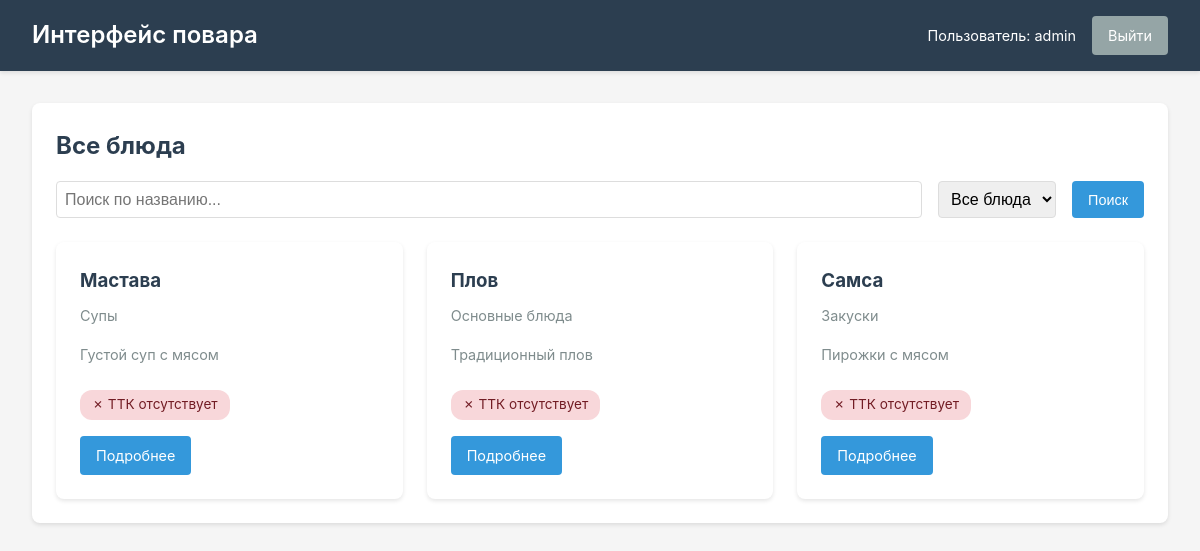
The page /chef/ (signed in) on the database its author committed.
### core/models.py (models this page shows, shortened)
class MenuItem(models.Model):
    name = models.CharField(max_length=255, verbose_name='Название (базовое)')
    description = models.TextField(blank=True, null=True, verbose_name='Описание (базовое)', help_text='Поддерживает HTML')
    category = models.CharField(max_length=100, verbose_name='Категория (базовая)')
    price = models.DecimalField(max_digits=10, decimal_places=2, blank=True, null=True, verbose_name='Цена')
    image = models.URLField(max_length=500, blank=True, null=True, verbose_name='Изображение')
    order = models.IntegerField(default=0, validators=[MinValueValidator(0)], verbose_name='Порядок')
    active = models.BooleanField(default=True, verbose_name='Активно')
    related_stories = models.ManyToManyField('Story', blank=True, related_name='menu_items', verbose_name='Связанные истории')
    created_at = models.DateTimeField(auto_now_add=True)
    updated_at = models.DateTimeField(auto_now=True)
    class Meta:
        db_table = 'menu_items'
        verbose_name = 'Блюдо'
        verbose_name_plural = 'Блюда'
        ordering = ['order', 'name']
        indexes = [
            models.Index(fields=['category']),
            models.Index(fields=['active']),
            models.Index(fields=['order']),
        ]

### core/views.py (the view)
# urls.py: path('', views.chef_dashboard, name='dashboard'),
@login_required
def chef_dashboard(request):
    dishes = MenuItem.objects.all().select_related('ttk').prefetch_related('translations')
    search_query = request.GET.get('search', '')
    if search_query:
        dishes = dishes.filter(
            Q(name__icontains=search_query) |
            Q(translations__name__icontains=search_query)
        ).distinct()
    ttk_filter = request.GET.get('ttk_filter', 'all')
    if ttk_filter == 'with_ttk':
        dishes = dishes.filter(ttk__isnull=False, ttk__active=True)
    elif ttk_filter == 'without_ttk':
        dishes = dishes.filter(ttk__isnull=True)
    dishes = dishes.order_by('name')
    context = {
        'dishes': dishes,
        'search_query': search_query,
        'ttk_filter': ttk_filter,
        'user': request.user,
    }
    return render(request, 'chef/dashboard.html', context)

### core/templates/chef/dashboard.html (shortened to what this page needs)
{% extends "chef/base.html" %}
{% block content %}
<div class="card">
    <h2>Все блюда</h2>
    <form method="get" action="{% url 'chef:dashboard' %}" class="search-form">
        <input type="text" name="search" placeholder="Поиск по названию..."
               value="{{ search_query }}" style="flex: 1;">
        <select name="ttk_filter">
            <option value="all" {% if ttk_filter == 'all' %}selected{% endif %}>Все блюда</option>
        </select>
        <button type="submit" class="btn">Поиск</button>
    </form>
    {% if dishes %}
    <div class="dish-grid">
        {% for dish in dishes %}
        <div class="dish-card">
            <h3>{{ dish.name }}</h3>
            <div class="category">{{ dish.category }}</div>
            {% if dish.description %}
            <p style="color: #7f8c8d; font-size: 0.9rem; margin-bottom: 1rem;">{{ dish.description|truncatewords:15 }}</p>
            {% endif %}
            {% if dish.ttk and dish.ttk.active %}
            <span class="ttk-badge has-ttk">✓ ТТК доступна</span>
            <div style="margin-top: 1rem;">
                <a href="{% url 'chef:dish_detail' dish.id %}" class="btn">Подробнее</a>
                <a href="{% url 'chef:ttk_view' dish.id %}" class="btn" style="margin-left: 0.5rem;">Просмотр ТТК</a>
            </div>
            {% else %}
            <span class="ttk-badge no-ttk">✗ ТТК отсутствует</span>
            <div style="margin-top: 1rem;">
                <a href="{% url 'chef:dish_detail' dish.id %}" class="btn">Подробнее</a>
            </div>
            {% endif %}
        </div>
        {% endfor %}
    </div>
    {% else %}
    <div class="card">
        <p>Блюда не найдены.</p>
    </div>
    {% endif %}
</div>
{% endblock %}

### core/templates/chef/base.html (shortened to what this page needs)
<!DOCTYPE html>
<html lang="ru">
<head>
</head>
<body>
    <header class="header">
        <div class="header-content">
            <h1>{% block header_title %}Интерфейс повара{% endblock %}</h1>
            {% if user.is_authenticated %}
            <div class="header-user">
                <span>Пользователь: {{ user.username }}</span>
                <a href="{% url 'chef:logout' %}" class="btn btn-secondary">Выйти</a>
            </div>
            {% endif %}
        </div>
    </header>
    <div class="container">
        {% block content %}{% endblock %}
    </div>
</body>
</html>

### core/templates/chef/base.html (style rules this page uses)
* { margin: 0; padding: 0; box-sizing: border-box; }
body { font-family: -apple-system, BlinkMacSystemFont, 'Segoe UI', Roboto, 'Helvetica Neue', Arial, sans-serif; background-color: #f5f5f5; color: #333; line-height: 1.6; }
.header { background-color: #2c3e50; color: white; padding: 1rem 2rem; box-shadow: 0 2px 4px rgba(0,0,0,0.1); }
.header-content { max-width: 1200px; margin: 0 auto; display: flex; justify-content: space-between; align-items: center; }
.header h1 { font-size: 1.5rem; font-weight: 600; }
.header-user { display: flex; align-items: center; gap: 1rem; }
.header-user span { font-size: 0.9rem; }
.btn { display: inline-block; padding: 0.5rem 1rem; background-color: #3498db; color: white; text-decoration: none; border-radius: 4px; border: none; cursor: pointer; font-size: 0.9rem; transition: background-color 0.3s; }
.btn-secondary { background-color: #95a5a6; }
.container { max-width: 1200px; margin: 2rem auto; padding: 0 2rem; }
.card { background: white; border-radius: 8px; padding: 1.5rem; margin-bottom: 1rem; box-shadow: 0 2px 4px rgba(0,0,0,0.1); }
.card h2 { margin-bottom: 1rem; color: #2c3e50; }
.dish-grid { display: grid; grid-template-columns: repeat(auto-fill, minmax(300px, 1fr)); gap: 1.5rem; margin-top: 1.5rem; }
.dish-card { background: white; border-radius: 8px; padding: 1.5rem; box-shadow: 0 2px 4px rgba(0,0,0,0.1); transition: transform 0.2s, box-shadow 0.2s; }
.dish-card h3 { color: #2c3e50; margin-bottom: 0.5rem; }
.dish-card .category { color: #7f8c8d; font-size: 0.9rem; margin-bottom: 1rem; }
.dish-card .ttk-badge { display: inline-block; padding: 0.25rem 0.75rem; border-radius: 12px; font-size: 0.85rem; margin-top: 0.5rem; }
.ttk-badge.no-ttk { background-color: #f8d7da; color: #721c24; }
.search-form { display: flex; gap: 1rem; margin-bottom: 1.5rem; }
.search-form input, .search-form select { padding: 0.5rem; border: 1px solid #ddd; border-radius: 4px; font-size: 1rem; }
.search-form input[type="text"] { flex: 1; }

### rows shown on the page
MenuItem: name "Мастава", category "Супы", description "Густой суп с мясом"
MenuItem: name "Плов", category "Основные блюда", description "Традиционный плов"
MenuItem: name "Самса", category "Закуски", description "Пирожки с мясом"

### other values the page prints
{{ user.username }} "admin"
